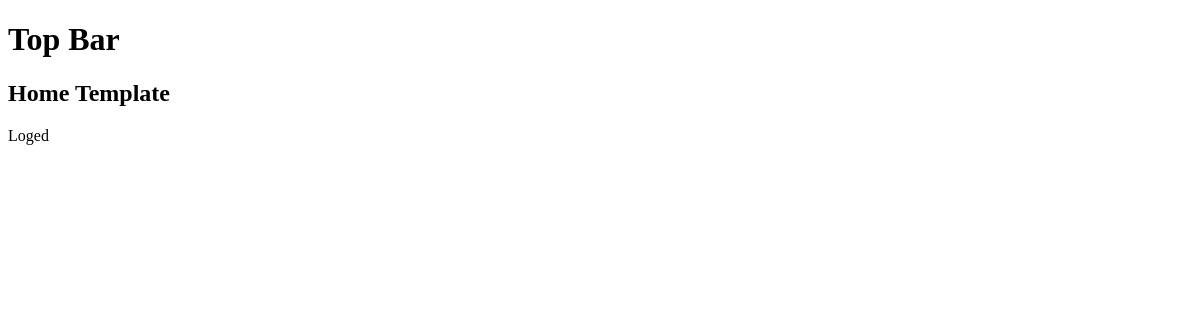
The app's page / (signed in), older data.
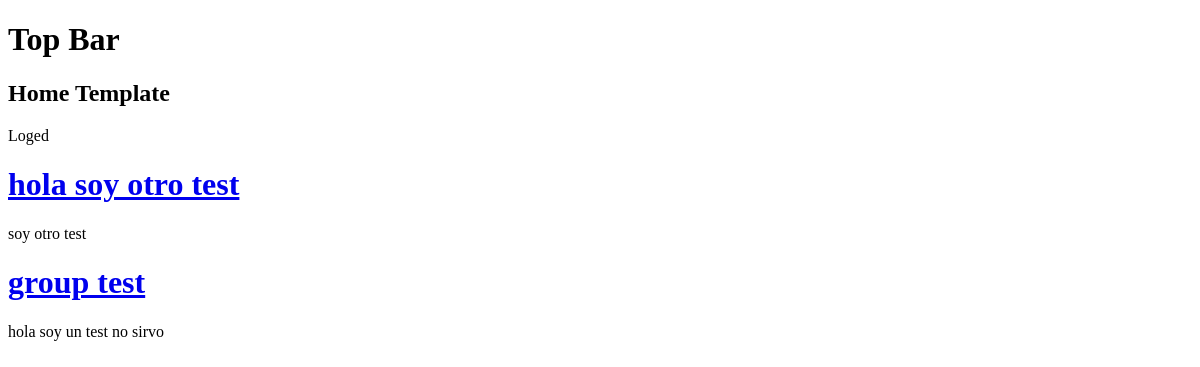
The same page, newer data.
### base/models.py (models this page shows, shortened)
class Group(models.Model):
    host = models.ForeignKey(User, on_delete=models.CASCADE)
    name = models.CharField(max_length=50)
    description = models.TextField(max_length=500)
    participants = models.ManyToManyField(User, related_name='participants', blank=True)
    created = models.DateTimeField(auto_now_add=True)
    class Meta:
        ordering = ['-created']

### base/views.py (the view)
# urls.py: path('', views.home, name='home'),
def home(request):
    groups = Group.objects.all()
    context = {'groups': groups}
    return render(request, 'base_templates/home.html', context)

### base/templates/base_templates/home.html
{% extends 'main.html' %}
{% block content %}
    <h2>Home Template</h2>
    {% if request.user.is_authenticated %}
        <p>Loged</p>
    {% endif%}
    {% for group in groups %}
        <h1><a href="{% url 'viewgroup-page' group.name%}">{{group.name}}</a></h1>
        <p>{{group.description}}</p>
    {% endfor %}
{% endblock content %}

### base/templates/main.html (shortened to what this page needs)
<!DOCTYPE html>
<html lang="en">
<head>
</head>
<body>
    {% include 'top_bar.html' %}
    {% block content %}
    {% endblock content %}
</body>
</html>

### base/templates/top_bar.html
<h1>Top Bar</h1>

Row changes from the older to the newer data that the page shows:
added Group: name "hola soy otro test", description "soy otro test"
added Group: name "group test", description "hola soy un test no sirvo"
